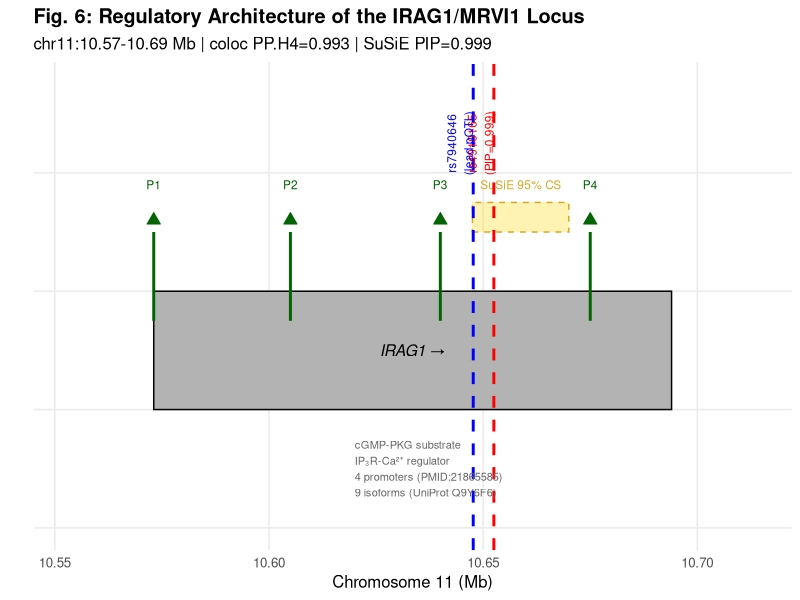

This chart was generated by the following R code:
library(ggplot2); library(data.table)

# IRAG1 gene model with regulatory features
CHR <- 11
TSS <- 10573091
TES <- 10693988

# Gene coordinates
gene_data <- data.frame(
  xmin = TSS, xmax = TES, ymin = 0.4, ymax = 0.6,
  label = "IRAG1/MRVI1"
)

# 4 promoters (PMID:21865585)
promoters <- data.frame(
  pos = c(10573091, 10605000, 10640000, 10675000),
  name = c("P1", "P2", "P3", "P4"),
  y = c(0.65, 0.65, 0.65, 0.65)
)

# rs4910165 + rs7940646
snps <- data.frame(
  pos = c(10652497, 10647681),
  name = c("rs4910165\n(PIP=0.999)", "rs7940646\n(lead pQTL)"),
  color = c("red", "blue")
)

# SuSiE credible set
susie_cs <- data.frame(
  xmin = 10647497, xmax = 10670000, ymin = 0.7, ymax = 0.75,
  label = "95% CS"
)

# Create plot
p <- ggplot() +
  # Gene body
  geom_rect(data=gene_data, aes(xmin=xmin/1e6, xmax=xmax/1e6, ymin=ymin, ymax=ymax), 
            fill="gray70", color="black") +
  # Promoters
  geom_segment(data=promoters, aes(x=pos/1e6, xend=pos/1e6, y=0.55, yend=0.7), 
               color="darkgreen", linewidth=1) +
  geom_point(data=promoters, aes(x=pos/1e6, y=0.72), color="darkgreen", size=3, shape=24, fill="darkgreen") +
  geom_text(data=promoters, aes(x=pos/1e6, y=0.78, label=name), size=3, color="darkgreen") +
  # SuSiE credible set
  geom_rect(data=susie_cs, aes(xmin=xmin/1e6, xmax=xmax/1e6, ymin=ymin, ymax=ymax),
            fill="gold", alpha=0.3, color="goldenrod", linetype="dashed") +
  geom_text(data=data.frame(x=(10647497+10670000)/2e6, y=0.78), aes(x=x, y=y), 
            label="SuSiE 95% CS", size=3, color="goldenrod") +
  # SNPs
  geom_vline(data=snps, aes(xintercept=pos/1e6, color=name), linewidth=1, linetype="dashed") +
  geom_text(data=snps, aes(x=pos/1e6, y=0.85, label=name, color=name), size=3, angle=90, vjust=0) +
  scale_color_manual(values=c("rs4910165\n(PIP=0.999)"="red", "rs7940646\n(lead pQTL)"="blue")) +
  # Gene label
  geom_text(data=gene_data, aes(x=(xmin+xmax)/2e6, y=(ymin+ymax)/2), 
            label="IRAG1 →", size=4, fontface="italic") +
  # Annotations
  annotate("text", x=10.62, y=0.3, label="cGMP-PKG substrate\nIP₃R-Ca²⁺ regulator\n4 promoters (PMID:21865585)\n9 isoforms (UniProt Q9Y6F6)", 
           size=2.8, hjust=0, color="gray40") +
  # Labs
  labs(
    title = "Fig. 6: Regulatory Architecture of the IRAG1/MRVI1 Locus",
    subtitle = sprintf("chr11:%.2f-%.2f Mb | coloc PP.H4=0.993 | SuSiE PIP=0.999",
                       TSS/1e6, TES/1e6),
    x = "Chromosome 11 (Mb)", y = ""
  ) +
  theme_minimal(base_size=12) +
  theme(
    legend.position = "none",
    plot.title = element_text(face="bold"),
    panel.grid.minor = element_blank(),
    axis.text.y = element_blank(),
    axis.ticks.y = element_blank()
  ) +
  ylim(0.2, 0.95) +
  xlim((TSS-20000)/1e6, (TES+20000)/1e6)

ggsave("/mnt/d/01_Projects/IRAG1_Migraine/results/Fig06_IRAG1_GeneModel.png", p, width=12, height=4, dpi=150)
cat("✅ Saved: Fig06_IRAG1_GeneModel.png\n")
